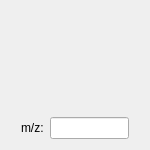
<?xml version="1.0" encoding="UTF-8"?>
<ui version="4.0">
 <class>sWidgetTargetChart</class>
 <widget class="QWidget" name="sWidgetTargetChart">
  <property name="geometry">
   <rect>
    <x>0</x>
    <y>0</y>
    <width>150</width>
    <height>150</height>
   </rect>
  </property>
  <property name="minimumSize">
   <size>
    <width>150</width>
    <height>150</height>
   </size>
  </property>
  <property name="maximumSize">
   <size>
    <width>150</width>
    <height>150</height>
   </size>
  </property>
  <property name="windowTitle">
   <string>Form</string>
  </property>
  <layout class="QVBoxLayout" name="verticalLayout_2">
   <item>
    <widget class="QWidget" name="widget" native="true">
     <layout class="QVBoxLayout" name="UI_LAYOUT_CHART"/>
    </widget>
   </item>
   <item>
    <layout class="QHBoxLayout" name="horizontalLayout">
     <item>
      <spacer name="horizontalSpacer">
       <property name="orientation">
        <enum>Qt::Horizontal</enum>
       </property>
       <property name="sizeHint" stdset="0">
        <size>
         <width>40</width>
         <height>20</height>
        </size>
       </property>
      </spacer>
     </item>
     <item>
      <widget class="QLabel" name="label_17">
       <property name="text">
        <string>m/z:</string>
       </property>
      </widget>
     </item>
     <item>
      <widget class="QLineEdit" name="UI_LE_MASS"/>
     </item>
     <item>
      <spacer name="horizontalSpacer_7">
       <property name="orientation">
        <enum>Qt::Horizontal</enum>
       </property>
       <property name="sizeHint" stdset="0">
        <size>
         <width>40</width>
         <height>20</height>
        </size>
       </property>
      </spacer>
     </item>
    </layout>
   </item>
  </layout>
 </widget>
 <resources/>
 <connections/>
</ui>
